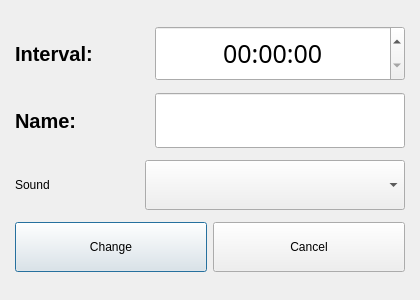
<?xml version="1.0" encoding="UTF-8"?>
<ui version="4.0">
 <class>ChangeTimerDialog</class>
 <widget class="QDialog" name="ChangeTimerDialog">
  <property name="geometry">
   <rect>
    <x>0</x>
    <y>0</y>
    <width>420</width>
    <height>300</height>
   </rect>
  </property>
  <property name="minimumSize">
   <size>
    <width>420</width>
    <height>300</height>
   </size>
  </property>
  <property name="maximumSize">
   <size>
    <width>420</width>
    <height>300</height>
   </size>
  </property>
  <property name="windowTitle">
   <string>Change timer</string>
  </property>
  <property name="windowIcon">
   <iconset resource="resources.qrc">
    <normaloff>:/icons/change-icon.png</normaloff>:/icons/change-icon.png</iconset>
  </property>
  <layout class="QGridLayout" name="gridLayout_2">
   <item row="0" column="0">
    <widget class="QWidget" name="DialogGrid" native="true">
     <property name="maximumSize">
      <size>
       <width>420</width>
       <height>300</height>
      </size>
     </property>
     <property name="styleSheet">
      <string notr="true"/>
     </property>
     <layout class="QGridLayout" name="gridLayout">
      <property name="leftMargin">
       <number>4</number>
      </property>
      <property name="rightMargin">
       <number>4</number>
      </property>
      <item row="0" column="0">
       <layout class="QHBoxLayout" name="horizontalLayout_2">
        <item>
         <widget class="QLabel" name="label">
          <property name="font">
           <font>
            <pointsize>15</pointsize>
            <weight>75</weight>
            <italic>false</italic>
            <bold>true</bold>
           </font>
          </property>
          <property name="text">
           <string>Interval:</string>
          </property>
         </widget>
        </item>
        <item>
         <widget class="QTimeEdit" name="interval">
          <property name="minimumSize">
           <size>
            <width>250</width>
            <height>55</height>
           </size>
          </property>
          <property name="maximumSize">
           <size>
            <width>250</width>
            <height>55</height>
           </size>
          </property>
          <property name="font">
           <font>
            <family>12</family>
            <pointsize>19</pointsize>
            <weight>50</weight>
            <italic>false</italic>
            <bold>false</bold>
           </font>
          </property>
          <property name="focusPolicy">
           <enum>Qt::StrongFocus</enum>
          </property>
          <property name="wrapping">
           <bool>false</bool>
          </property>
          <property name="alignment">
           <set>Qt::AlignCenter</set>
          </property>
          <property name="accelerated">
           <bool>false</bool>
          </property>
          <property name="displayFormat">
           <string>HH:mm:ss</string>
          </property>
         </widget>
        </item>
       </layout>
      </item>
      <item row="1" column="0">
       <layout class="QHBoxLayout" name="horizontalLayout_3">
        <item>
         <widget class="QLabel" name="label_2">
          <property name="font">
           <font>
            <pointsize>15</pointsize>
            <weight>75</weight>
            <italic>false</italic>
            <bold>true</bold>
           </font>
          </property>
          <property name="text">
           <string>Name:</string>
          </property>
         </widget>
        </item>
        <item>
         <widget class="QLineEdit" name="timerName">
          <property name="minimumSize">
           <size>
            <width>250</width>
            <height>55</height>
           </size>
          </property>
          <property name="maximumSize">
           <size>
            <width>250</width>
            <height>55</height>
           </size>
          </property>
          <property name="font">
           <font>
            <pointsize>16</pointsize>
            <weight>75</weight>
            <bold>true</bold>
           </font>
          </property>
          <property name="maxLength">
           <number>25</number>
          </property>
          <property name="alignment">
           <set>Qt::AlignCenter</set>
          </property>
         </widget>
        </item>
       </layout>
      </item>
      <item row="3" column="0">
       <layout class="QHBoxLayout" name="horizontalLayout">
        <item>
         <widget class="QPushButton" name="changeButton">
          <property name="minimumSize">
           <size>
            <width>0</width>
            <height>50</height>
           </size>
          </property>
          <property name="maximumSize">
           <size>
            <width>16777215</width>
            <height>50</height>
           </size>
          </property>
          <property name="text">
           <string>Change</string>
          </property>
         </widget>
        </item>
        <item>
         <widget class="QPushButton" name="cancelButton">
          <property name="minimumSize">
           <size>
            <width>0</width>
            <height>50</height>
           </size>
          </property>
          <property name="maximumSize">
           <size>
            <width>16777215</width>
            <height>50</height>
           </size>
          </property>
          <property name="text">
           <string>Cancel</string>
          </property>
         </widget>
        </item>
       </layout>
      </item>
      <item row="2" column="0">
       <layout class="QHBoxLayout" name="horizontalLayout_4">
        <item>
         <widget class="QLabel" name="label_3">
          <property name="text">
           <string>Sound</string>
          </property>
         </widget>
        </item>
        <item>
         <spacer name="horizontalSpacer_3">
          <property name="orientation">
           <enum>Qt::Horizontal</enum>
          </property>
          <property name="sizeHint" stdset="0">
           <size>
            <width>40</width>
            <height>20</height>
           </size>
          </property>
         </spacer>
        </item>
        <item>
         <widget class="QComboBox" name="SoundBox">
          <property name="minimumSize">
           <size>
            <width>260</width>
            <height>50</height>
           </size>
          </property>
          <property name="maximumSize">
           <size>
            <width>260</width>
            <height>16777215</height>
           </size>
          </property>
          <property name="cursor">
           <cursorShape>ArrowCursor</cursorShape>
          </property>
          <property name="currentText">
           <string/>
          </property>
         </widget>
        </item>
       </layout>
      </item>
     </layout>
    </widget>
   </item>
  </layout>
 </widget>
 <resources>
  <include location="resources.qrc"/>
 </resources>
 <connections/>
</ui>
